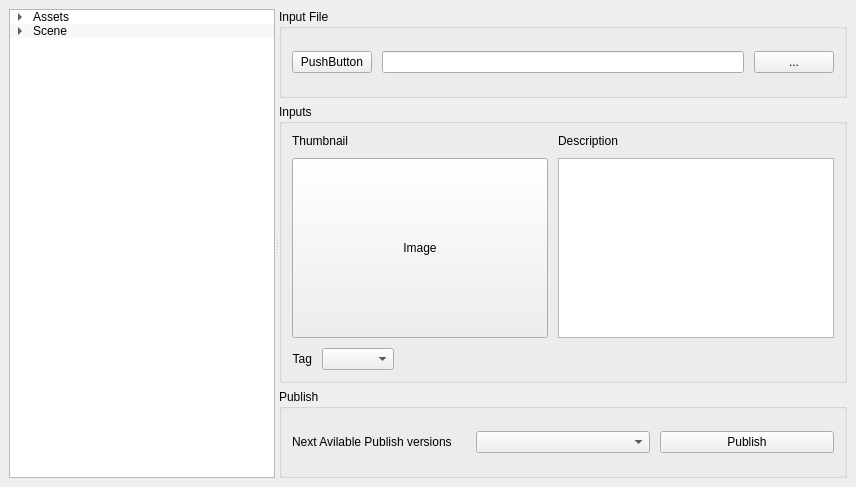
<?xml version="1.0" encoding="UTF-8"?>
<ui version="4.0">
 <class>MainWindow</class>
 <widget class="QMainWindow" name="MainWindow">
  <property name="geometry">
   <rect>
    <x>0</x>
    <y>0</y>
    <width>856</width>
    <height>487</height>
   </rect>
  </property>
  <property name="windowTitle">
   <string>MainWindow</string>
  </property>
  <widget class="QWidget" name="centralwidget">
   <layout class="QVBoxLayout" name="verticalLayout_2">
    <item>
     <widget class="QSplitter" name="splitter">
      <property name="orientation">
       <enum>Qt::Horizontal</enum>
      </property>
      <widget class="QTreeWidget" name="treewidget">
       <property name="alternatingRowColors">
        <bool>true</bool>
       </property>
       <attribute name="headerVisible">
        <bool>false</bool>
       </attribute>
       <column>
        <property name="text">
         <string>1</string>
        </property>
       </column>
       <item>
        <property name="text">
         <string>Assets</string>
        </property>
        <item>
         <property name="text">
          <string>Hero</string>
         </property>
        </item>
        <item>
         <property name="text">
          <string>Demon</string>
         </property>
        </item>
        <item>
         <property name="text">
          <string>Girl</string>
         </property>
        </item>
       </item>
       <item>
        <property name="text">
         <string>Scene</string>
        </property>
        <item>
         <property name="text">
          <string>Shot_001</string>
         </property>
        </item>
        <item>
         <property name="text">
          <string>Shot_002</string>
         </property>
        </item>
       </item>
      </widget>
      <widget class="QWidget" name="layoutWidget">
       <layout class="QVBoxLayout" name="verticallayout">
        <item>
         <widget class="QGroupBox" name="groupbox_label">
          <property name="title">
           <string>Input File</string>
          </property>
          <layout class="QHBoxLayout" name="horizontallayout_data">
           <property name="spacing">
            <number>10</number>
           </property>
           <property name="margin">
            <number>10</number>
           </property>
           <item>
            <widget class="QPushButton" name="button_label">
             <property name="text">
              <string>PushButton</string>
             </property>
            </widget>
           </item>
           <item>
            <widget class="QLineEdit" name="lineedit_label"/>
           </item>
           <item>
            <widget class="QPushButton" name="button_open">
             <property name="text">
              <string>...</string>
             </property>
            </widget>
           </item>
          </layout>
         </widget>
        </item>
        <item>
         <widget class="QGroupBox" name="groupbox_input">
          <property name="title">
           <string>Inputs</string>
          </property>
          <layout class="QVBoxLayout" name="verticallayout_input">
           <property name="spacing">
            <number>10</number>
           </property>
           <property name="margin">
            <number>10</number>
           </property>
           <item>
            <layout class="QGridLayout" name="gridlayout_input">
             <item row="1" column="0">
              <widget class="QPushButton" name="button_thumbnail">
               <property name="sizePolicy">
                <sizepolicy hsizetype="Preferred" vsizetype="Preferred">
                 <horstretch>0</horstretch>
                 <verstretch>0</verstretch>
                </sizepolicy>
               </property>
               <property name="minimumSize">
                <size>
                 <width>256</width>
                 <height>180</height>
                </size>
               </property>
               <property name="maximumSize">
                <size>
                 <width>256</width>
                 <height>180</height>
                </size>
               </property>
               <property name="text">
                <string>Image</string>
               </property>
              </widget>
             </item>
             <item row="0" column="0">
              <widget class="QLabel" name="label_thumbnail">
               <property name="sizePolicy">
                <sizepolicy hsizetype="Preferred" vsizetype="Fixed">
                 <horstretch>0</horstretch>
                 <verstretch>0</verstretch>
                </sizepolicy>
               </property>
               <property name="text">
                <string>Thumbnail</string>
               </property>
              </widget>
             </item>
             <item row="0" column="1">
              <widget class="QLabel" name="label_description">
               <property name="sizePolicy">
                <sizepolicy hsizetype="Preferred" vsizetype="Fixed">
                 <horstretch>0</horstretch>
                 <verstretch>0</verstretch>
                </sizepolicy>
               </property>
               <property name="text">
                <string>Description</string>
               </property>
              </widget>
             </item>
             <item row="1" column="1">
              <widget class="QTextEdit" name="textedit_description">
               <property name="sizePolicy">
                <sizepolicy hsizetype="Preferred" vsizetype="Preferred">
                 <horstretch>0</horstretch>
                 <verstretch>0</verstretch>
                </sizepolicy>
               </property>
               <property name="minimumSize">
                <size>
                 <width>0</width>
                 <height>180</height>
                </size>
               </property>
               <property name="maximumSize">
                <size>
                 <width>16777215</width>
                 <height>180</height>
                </size>
               </property>
              </widget>
             </item>
            </layout>
           </item>
           <item>
            <layout class="QHBoxLayout" name="horizontallayout_input">
             <item>
              <widget class="QLabel" name="label_tag">
               <property name="sizePolicy">
                <sizepolicy hsizetype="Preferred" vsizetype="Fixed">
                 <horstretch>0</horstretch>
                 <verstretch>0</verstretch>
                </sizepolicy>
               </property>
               <property name="text">
                <string>Tag</string>
               </property>
               <property name="alignment">
                <set>Qt::AlignRight|Qt::AlignTrailing|Qt::AlignVCenter</set>
               </property>
              </widget>
             </item>
             <item>
              <widget class="QComboBox" name="combobox_tag">
               <property name="editable">
                <bool>false</bool>
               </property>
               <property name="insertPolicy">
                <enum>QComboBox::InsertAfterCurrent</enum>
               </property>
              </widget>
             </item>
             <item>
              <spacer name="horizontalSpacer">
               <property name="orientation">
                <enum>Qt::Horizontal</enum>
               </property>
               <property name="sizeHint" stdset="0">
                <size>
                 <width>40</width>
                 <height>20</height>
                </size>
               </property>
              </spacer>
             </item>
            </layout>
           </item>
          </layout>
         </widget>
        </item>
        <item>
         <widget class="QGroupBox" name="groupbox_publish">
          <property name="title">
           <string>Publish</string>
          </property>
          <layout class="QHBoxLayout" name="horizontallayout_publish">
           <property name="spacing">
            <number>10</number>
           </property>
           <property name="margin">
            <number>10</number>
           </property>
           <item>
            <widget class="QLabel" name="label_publish">
             <property name="sizePolicy">
              <sizepolicy hsizetype="Preferred" vsizetype="Fixed">
               <horstretch>0</horstretch>
               <verstretch>0</verstretch>
              </sizepolicy>
             </property>
             <property name="text">
              <string>Next Avilable Publish versions</string>
             </property>
            </widget>
           </item>
           <item>
            <widget class="QComboBox" name="combobox_publish"/>
           </item>
           <item>
            <widget class="QPushButton" name="button_publish">
             <property name="text">
              <string>Publish</string>
             </property>
            </widget>
           </item>
          </layout>
         </widget>
        </item>
       </layout>
      </widget>
     </widget>
    </item>
   </layout>
  </widget>
  <widget class="QMenuBar" name="menubar">
   <property name="geometry">
    <rect>
     <x>0</x>
     <y>0</y>
     <width>856</width>
     <height>23</height>
    </rect>
   </property>
  </widget>
  <action name="action_add">
   <property name="text">
    <string>Add</string>
   </property>
   <property name="toolTip">
    <string>Add Items</string>
   </property>
   <property name="shortcut">
    <string>Ctrl+A</string>
   </property>
  </action>
  <action name="action_remove">
   <property name="text">
    <string>Remove</string>
   </property>
   <property name="toolTip">
    <string>Remove</string>
   </property>
   <property name="shortcut">
    <string>Ctrl+D</string>
   </property>
  </action>
  <action name="action_reload">
   <property name="text">
    <string>Reload</string>
   </property>
   <property name="toolTip">
    <string>Reload</string>
   </property>
   <property name="shortcut">
    <string>Ctrl+R</string>
   </property>
  </action>
 </widget>
 <resources/>
 <connections/>
</ui>
